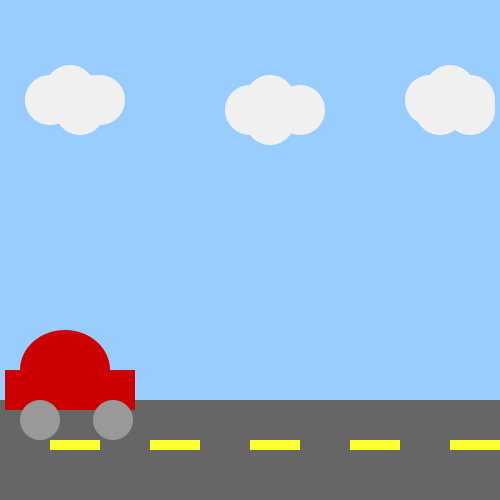
Frame 1 (no input)
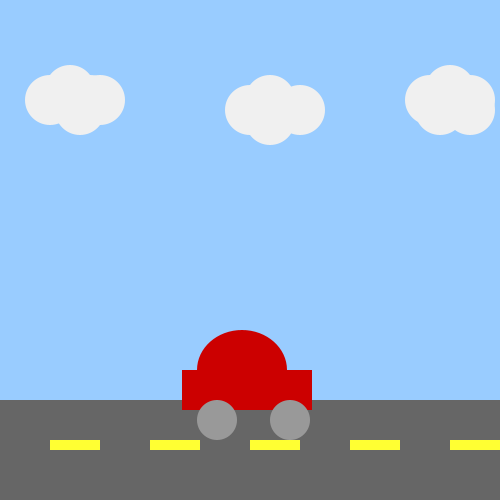
Frame 60 (the mouse pressed at the canvas centre just before this capture)
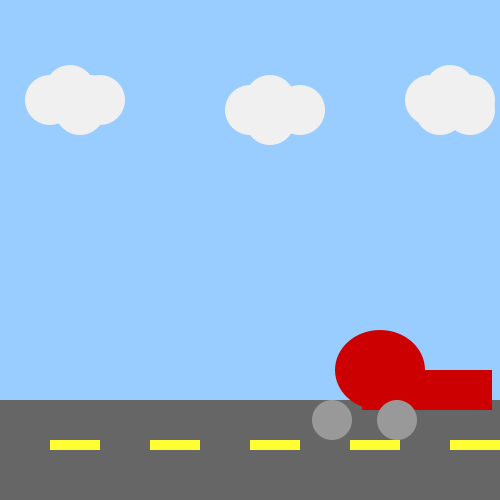
Frame 120 (the mouse held since frame 60 and released just before this capture)

The Processing sketch that drew these frames (run headless with seeded random() and noise(); from frame 60 on, the mouse is pressed at the canvas centre):

// Processing sketch: processing_132801
// ── processing_132801.pde

void setup(){
size (500, 500);
smooth();
}

int x=5;
int y=65;
int z=40;
int w=113;
int speed1=3;
int speed2=3;
int speed3=3;
int speed4=3;
void draw(){
background (153, 204,255);

noStroke();
fill( 102,102,102);
rect(0,400, 500, 100);

fill(255, 255, 51);
rect(50,440, 50, 10);
rect(150, 440, 50, 10);
rect (250, 440, 50, 10);
rect (350, 440, 50, 10);
rect(450, 440, 50, 10);

fill (240,240, 240);
ellipse (50,100, 50, 50);
ellipse (70,90, 50, 50);
ellipse (80,110, 50, 50);
ellipse (90,100, 50, 50);
ellipse (100,100, 50, 50);
ellipse (250,110, 50, 50);
ellipse (270,120, 50, 50);
ellipse (270,100, 50, 50);
ellipse (300,110, 50, 50);
ellipse (470,100, 50, 50);
ellipse (450,90, 50, 50);
ellipse (470,110, 50, 50);
ellipse (440,110, 50, 50);
ellipse (430,100, 50, 50);


//animation;
fill(204,0,0);
frameRate(30);
ellipse(y, 370,90, 80);
y=y+speed1;
if((y<65)||(y>=400)){
speed1=speed1*-1;
}

fill(204,0,0);
rect(x,370, 130, 40);
x=x+speed2;
if((x<5)||(x>=500)){
speed2=speed2*-1;
}

fill(153, 153, 153);
ellipse(w, 420,40, 40);
w=w+speed3;
if((w<113)||(w>=400)){
speed3=speed3*-1;
}

fill(153, 153, 153);
ellipse(z, 420,40, 40);
z=z+speed4;
if((z<40)||(z>=400)){
speed4=speed4*-1;
}
}
